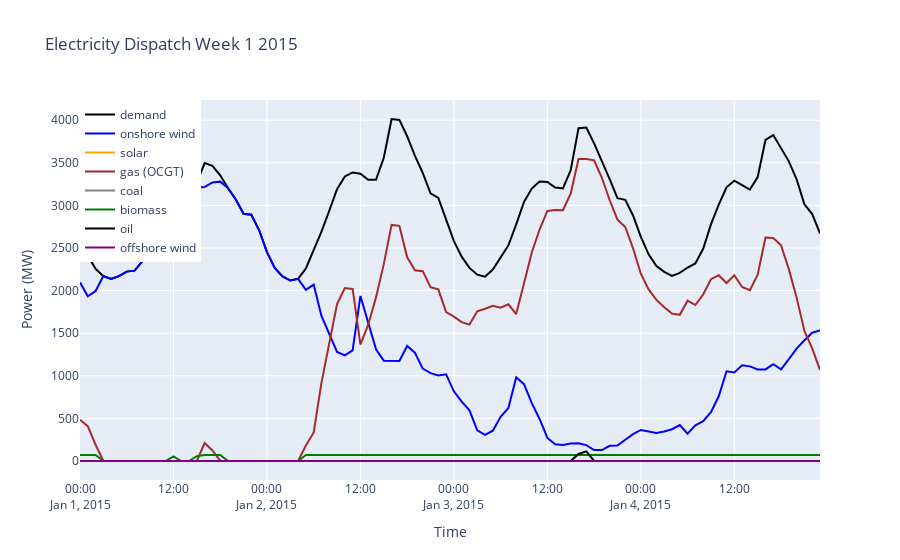

The notebook cell saved with this chart:
### Code cell
objective, capacities, loadConsumption, generation, snapshot = optimizer(2015)
plot_dispatch_winter()
